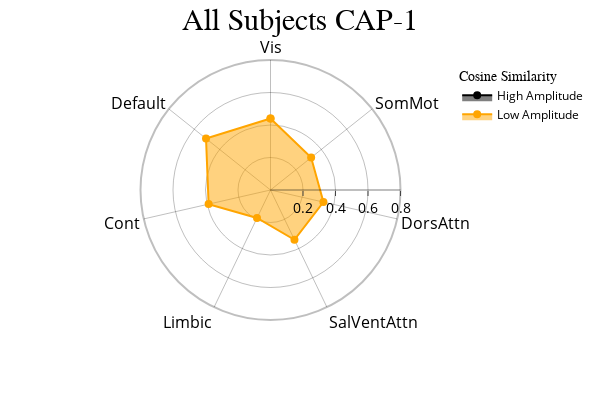
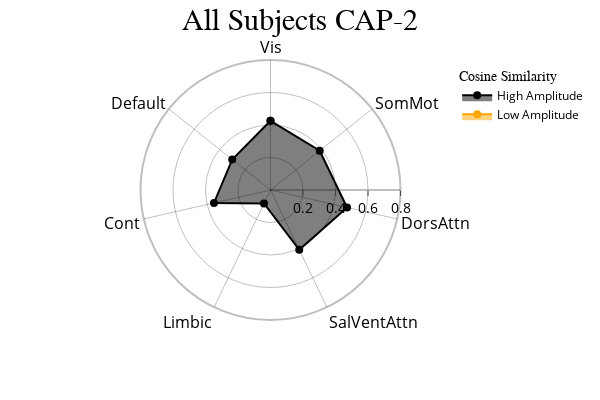
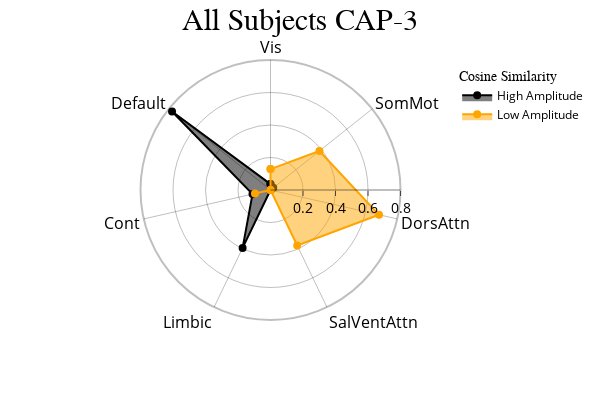

The cell these charts' notebook holds for them, in order:
### Markdown cell above
<font size="6">CAPs to Radar Plots </font>

 <font size="3">Radar plots showing the cosine similarity between each network and the positive ("High Amplitude") and negative ("Low Amplitude") activations in each CAP. Since this function assumes that the matrix subjected to kmeans clustering was standardized, "High Amplitude" represents values above the mean (0) and "Low Amplitude" represents values below the mean (0). During calculation of the "Low Amplitude" cosine similarity, the inverse is computed to turn this similarity positive for visualization purposes.</font>

### Code cell
radialaxis = {
    "showline": True,
    "linewidth": 2,
    "linecolor": "rgba(0, 0, 0, 0.25)",
    "gridcolor": "rgba(0, 0, 0, 0.25)",
    "ticks": "outside",
    "tickfont": {"size": 14, "color": "black"},
    "range": [0, 0.8],
    "tickvals": ["", 0.2, "", 0.4, "", 0.6, "", 0.8],
}

legend = {
    "yanchor": "top",
    "y": 0.99,
    "x": 0.99,
    "title_font_family": "Times New Roman",
    "font": {"size": 12, "color": "black"},
}

colors = {"High Amplitude": "black", "Low Amplitude": "orange"}

cap_analysis.caps2radar(
    radialaxis=radialaxis, height=400, width=600, color_discrete_map=colors, legend=legend
)

### Figure 1 — Plotly figure (JSON) as saved in the notebook; plotly's stock layout.template omitted (floating-point values rounded to 4 significant figures)
{"data": [{"fill": "toself", "hovertemplate": "color=High Amplitude<br>r=%{r}<br>Regions=%{theta}<extra></extra>", "legendgroup": "High Amplitude", "line": {"color": "black", "dash": "solid"}, "marker": {"size": 8, "symbol": "circle"}, "mode": "markers+lines", "name": "High Amplitude", "r": [null, null, null, null, null, null, null, null], "showlegend": true, "subplot": "polar", "theta": ["Vis", "SomMot", "DorsAttn", "SalVentAttn", "Limbic", "Cont", "Default", "Vis"], "type": "scatterpolar"}, {"fill": "toself", "hovertemplate": "color=Low Amplitude<br>r=%{r}<br>Regions=%{theta}<extra></extra>", "legendgroup": "Low Amplitude", "line": {"color": "orange", "dash": "solid"}, "marker": {"size": 8, "symbol": "circle"}, "mode": "markers+lines", "name": "Low Amplitude", "r": [0.4404, 0.3198, 0.3341, 0.3398, 0.191, 0.3905, 0.5075, 0.4404], "showlegend": true, "subplot": "polar", "theta": ["Vis", "SomMot", "DorsAttn", "SalVentAttn", "Limbic", "Cont", "Default", "Vis"], "type": "scatterpolar"}], "layout": {"height": 400, "legend": {"font": {"color": "black", "size": 12}, "title": {"font": {"family": "Times New Roman"}, "text": "Cosine Similarity"}, "tracegroupgap": 0, "x": 0.99, "y": 0.99, "yanchor": "top"}, "margin": {"t": 60}, "polar": {"angularaxis": {"categoryarray": ["Vis", "SomMot", "DorsAttn", "SalVentAttn", "Limbic", "Cont", "Default", "Vis", "SomMot", "DorsAttn", "SalVentAttn", "Limbic", "Cont", "Default"], "categoryorder": "array", "direction": "clockwise", "gridcolor": "rgba(0, 0, 0, 0.25)", "linecolor": "rgba(0, 0, 0, 0.25)", "linewidth": 2, "rotation": 90, "showline": true, "tickfont": {"color": "black", "size": 16}}, "bgcolor": "white", "domain": {"x": [0, 1], "y": [0, 1]}, "radialaxis": {"gridcolor": "rgba(0, 0, 0, 0.25)", "linecolor": "rgba(0, 0, 0, 0.25)", "linewidth": 2, "range": [0, 0.8], "showline": true, "tickfont": {"color": "black", "size": 14}, "ticks": "outside", "tickvals": ["", 0.2, "", 0.4, "", 0.6, "", 0.8]}}, "showlegend": true, "title": {"font": {"color": "black", "family": "Times New Roman", "size": 30}, "text": "All Subjects CAP-1", "x": 0.5}, "width": 600}}

### Figure 2 — Plotly figure (JSON) as saved in the notebook; plotly's stock layout.template omitted (floating-point values rounded to 4 significant figures)
{"data": [{"fill": "toself", "hovertemplate": "color=High Amplitude<br>r=%{r}<br>Regions=%{theta}<extra></extra>", "legendgroup": "High Amplitude", "line": {"color": "black", "dash": "solid"}, "marker": {"size": 8, "symbol": "circle"}, "mode": "markers+lines", "name": "High Amplitude", "r": [0.4259, 0.3873, 0.4834, 0.4081, 0.09204, 0.3568, 0.3013, 0.4259], "showlegend": true, "subplot": "polar", "theta": ["Vis", "SomMot", "DorsAttn", "SalVentAttn", "Limbic", "Cont", "Default", "Vis"], "type": "scatterpolar"}, {"fill": "toself", "hovertemplate": "color=Low Amplitude<br>r=%{r}<br>Regions=%{theta}<extra></extra>", "legendgroup": "Low Amplitude", "line": {"color": "orange", "dash": "solid"}, "marker": {"size": 8, "symbol": "circle"}, "mode": "markers+lines", "name": "Low Amplitude", "r": [null, null, null, null, null, null, null, null], "showlegend": true, "subplot": "polar", "theta": ["Vis", "SomMot", "DorsAttn", "SalVentAttn", "Limbic", "Cont", "Default", "Vis"], "type": "scatterpolar"}], "layout": {"height": 400, "legend": {"font": {"color": "black", "size": 12}, "title": {"font": {"family": "Times New Roman"}, "text": "Cosine Similarity"}, "tracegroupgap": 0, "x": 0.99, "y": 0.99, "yanchor": "top"}, "margin": {"t": 60}, "polar": {"angularaxis": {"categoryarray": ["Vis", "SomMot", "DorsAttn", "SalVentAttn", "Limbic", "Cont", "Default", "Vis", "SomMot", "DorsAttn", "SalVentAttn", "Limbic", "Cont", "Default"], "categoryorder": "array", "direction": "clockwise", "gridcolor": "rgba(0, 0, 0, 0.25)", "linecolor": "rgba(0, 0, 0, 0.25)", "linewidth": 2, "rotation": 90, "showline": true, "tickfont": {"color": "black", "size": 16}}, "bgcolor": "white", "domain": {"x": [0, 1], "y": [0, 1]}, "radialaxis": {"gridcolor": "rgba(0, 0, 0, 0.25)", "linecolor": "rgba(0, 0, 0, 0.25)", "linewidth": 2, "range": [0, 0.8], "showline": true, "tickfont": {"color": "black", "size": 14}, "ticks": "outside", "tickvals": ["", 0.2, "", 0.4, "", 0.6, "", 0.8]}}, "showlegend": true, "title": {"font": {"color": "black", "family": "Times New Roman", "size": 30}, "text": "All Subjects CAP-2", "x": 0.5}, "width": 600}}

### Figure 3 — Plotly figure (JSON) as saved in the notebook; plotly's stock layout.template omitted (floating-point values rounded to 4 significant figures)
{"data": [{"fill": "toself", "hovertemplate": "color=High Amplitude<br>r=%{r}<br>Regions=%{theta}<extra></extra>", "legendgroup": "High Amplitude", "line": {"color": "black", "dash": "solid"}, "marker": {"size": 8, "symbol": "circle"}, "mode": "markers+lines", "name": "High Amplitude", "r": [0.0363, 0.02153, 0.001851, 0, 0.3956, 0.1136, 0.775, 0.0363], "showlegend": true, "subplot": "polar", "theta": ["Vis", "SomMot", "DorsAttn", "SalVentAttn", "Limbic", "Cont", "Default", "Vis"], "type": "scatterpolar"}, {"fill": "toself", "hovertemplate": "color=Low Amplitude<br>r=%{r}<br>Regions=%{theta}<extra></extra>", "legendgroup": "Low Amplitude", "line": {"color": "orange", "dash": "solid"}, "marker": {"size": 8, "symbol": "circle"}, "mode": "markers+lines", "name": "Low Amplitude", "r": [0.1286, 0.3852, 0.685, 0.3787, 0, 0.09811, 0, 0.1286], "showlegend": true, "subplot": "polar", "theta": ["Vis", "SomMot", "DorsAttn", "SalVentAttn", "Limbic", "Cont", "Default", "Vis"], "type": "scatterpolar"}], "layout": {"height": 400, "legend": {"font": {"color": "black", "size": 12}, "title": {"font": {"family": "Times New Roman"}, "text": "Cosine Similarity"}, "tracegroupgap": 0, "x": 0.99, "y": 0.99, "yanchor": "top"}, "margin": {"t": 60}, "polar": {"angularaxis": {"categoryarray": ["Vis", "SomMot", "DorsAttn", "SalVentAttn", "Limbic", "Cont", "Default", "Vis", "SomMot", "DorsAttn", "SalVentAttn", "Limbic", "Cont", "Default"], "categoryorder": "array", "direction": "clockwise", "gridcolor": "rgba(0, 0, 0, 0.25)", "linecolor": "rgba(0, 0, 0, 0.25)", "linewidth": 2, "rotation": 90, "showline": true, "tickfont": {"color": "black", "size": 16}}, "bgcolor": "white", "domain": {"x": [0, 1], "y": [0, 1]}, "radialaxis": {"gridcolor": "rgba(0, 0, 0, 0.25)", "linecolor": "rgba(0, 0, 0, 0.25)", "linewidth": 2, "range": [0, 0.8], "showline": true, "tickfont": {"color": "black", "size": 14}, "ticks": "outside", "tickvals": ["", 0.2, "", 0.4, "", 0.6, "", 0.8]}}, "showlegend": true, "title": {"font": {"color": "black", "family": "Times New Roman", "size": 30}, "text": "All Subjects CAP-3", "x": 0.5}, "width": 600}}
